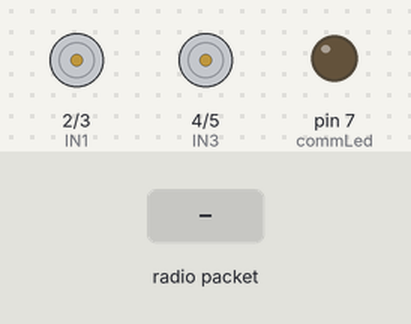
The sketch below on a simulated Arduino Uno, built with avr-gcc and run on an emulated ATmega328P. Parts: motor-driver pin pairs drawn as motors (green arrow = first pin HIGH = forward, orange = second pin HIGH = backward, longer = more drive), output pins drawn as LEDs (lit = HIGH). Inputs (shaded band) come from the test bench. No radio packets arrive unless stated.

Above: at 1.2 s.
1.3 s: radio packet "F" arrives
At 2.5 s:
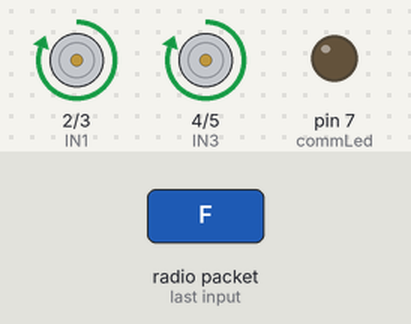
2.8 s: radio packet "B" arrives
At 3.9 s:
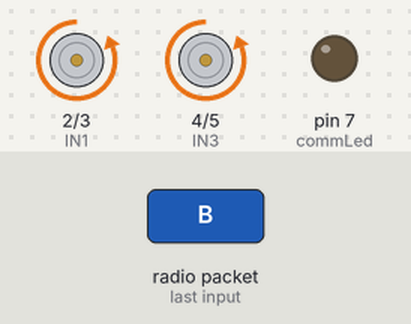
4.3 s: radio packet "L" arrives
At 5.0 s:
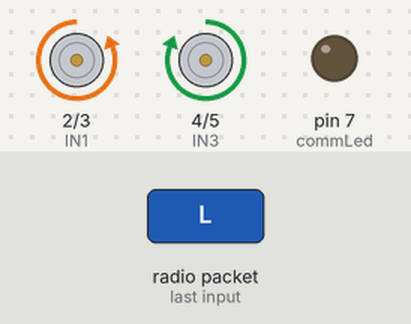
5.8 s: radio packet "R" arrives
At 6.2 s:
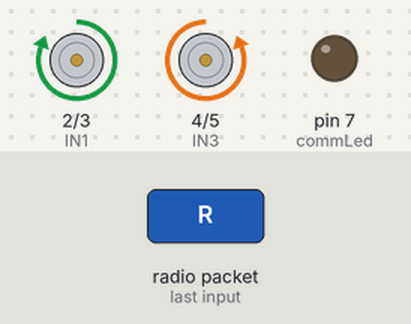
7.3 s: radio packet "S" arrives
At 8.5 s:
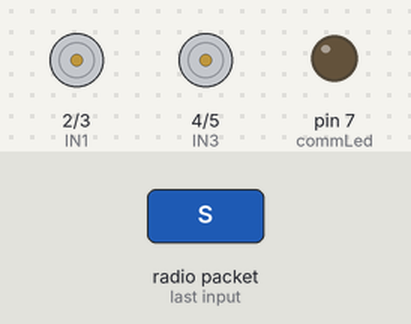
Timing chart, 0 to 9.8 s (numbered marks = the images above; inputs shaded):
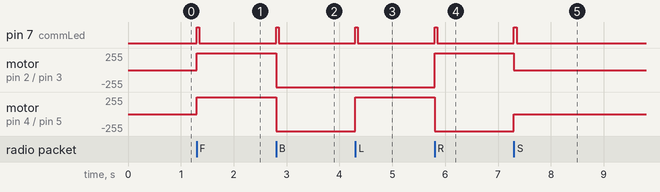

The sketch:

rx.ino
```cpp
#include <VirtualWire.h>

// Motor Pins
const int IN1 = 2;
const int IN2 = 3;
const int IN3 = 4;
const int IN4 = 5;
//const int ENA = 6;  // PWM
//const int ENB = 9;  // PWM

const int rfRxPin = 11;
const int commLed = 7;

void setup() {
  pinMode(IN1, OUTPUT);
  pinMode(IN2, OUTPUT);
  pinMode(IN3, OUTPUT);
  pinMode(IN4, OUTPUT);
  //pinMode(ENA, OUTPUT);
  //pinMode(ENB, OUTPUT);
  pinMode(commLed, OUTPUT);

  vw_set_rx_pin(rfRxPin);
  vw_setup(2000);
  vw_rx_start();

  stopMotors();
}

void loop() {
  uint8_t buf[VW_MAX_MESSAGE_LEN];
  uint8_t buflen = VW_MAX_MESSAGE_LEN;

  if (vw_get_message(buf, &buflen)) {
    char command = (char)buf[0];

    digitalWrite(commLed, HIGH); // Blink LED on receive

    switch (command) {
      case 'F': moveForward(); break;
      case 'B': moveBackward(); break;
      case 'L': turnLeft(); break;
      case 'R': turnRight(); break;
      case 'S': stopMotors(); break;
    }

    delay(50);
    digitalWrite(commLed, LOW);
  }
}

// Motor Functions
void moveForward() {
  //analogWrite(ENA, 180);
  //analogWrite(ENB, 180);
  digitalWrite(IN1, HIGH);
  digitalWrite(IN2, LOW);
  digitalWrite(IN3, HIGH);
  digitalWrite(IN4, LOW);
}

void moveBackward() {
  //analogWrite(ENA, 180);
  //analogWrite(ENB, 180);
  digitalWrite(IN1, LOW);
  digitalWrite(IN2, HIGH);
  digitalWrite(IN3, LOW);
  digitalWrite(IN4, HIGH);
}

void turnLeft() {
  //analogWrite(ENA, 150);
  //analogWrite(ENB, 150);
  digitalWrite(IN1, LOW);
  digitalWrite(IN2, HIGH);
  digitalWrite(IN3, HIGH);
  digitalWrite(IN4, LOW);
}

void turnRight() {
  //analogWrite(ENA, 150);
  //analogWrite(ENB, 150);
  digitalWrite(IN1, HIGH);
  digitalWrite(IN2, LOW);
  digitalWrite(IN3, LOW);
  digitalWrite(IN4, HIGH);
}

void stopMotors() {
  //analogWrite(ENA, 0);
//  analogWrite(ENB, 0);
  digitalWrite(IN1, LOW);
  digitalWrite(IN2, LOW);
  digitalWrite(IN3, LOW);
  digitalWrite(IN4, LOW);
}
```

Measured:
- after the input at 1.3 s, pin 7 (commLed): LOW → HIGH at once, → LOW 0.05 s later; motor on pin 2 (IN1) / pin 3 (IN2), motor on pin 4 (IN3) / pin 5 (IN4): stopped → forward 255/255 at once
- after the input at 2.8 s, pin 7 (commLed): LOW → HIGH at once, → LOW 0.05 s later; motor on pin 2 (IN1) / pin 3 (IN2), motor on pin 4 (IN3) / pin 5 (IN4): forward 255/255 → backward 255/255 at once
- after the input at 4.3 s, pin 7 (commLed): LOW → HIGH at once, → LOW 0.05 s later; motor on pin 4 (IN3) / pin 5 (IN4): backward 255/255 → forward 255/255 at once
- after the input at 5.8 s, pin 7 (commLed): LOW → HIGH at once, → LOW 0.05 s later; motor on pin 2 (IN1) / pin 3 (IN2): backward 255/255 → forward 255/255 at once; motor on pin 4 (IN3) / pin 5 (IN4): forward 255/255 → backward 255/255 at once
- after the input at 7.3 s, pin 7 (commLed): LOW → HIGH at once, → LOW 0.05 s later; motor on pin 2 (IN1) / pin 3 (IN2): forward 255/255 → stopped at once; motor on pin 4 (IN3) / pin 5 (IN4): backward 255/255 → stopped at once
